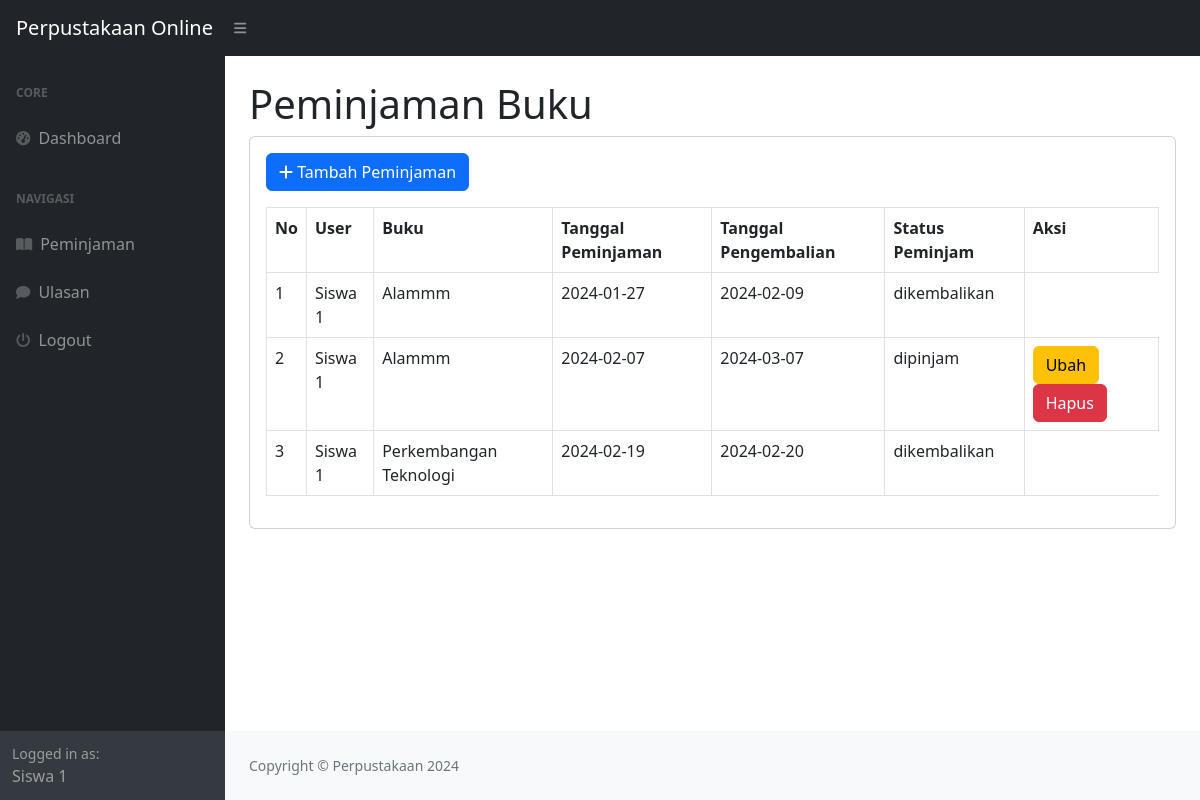
/index.php?page=peminjaman (signed in), run on the app's committed database.
### tables this page shows
CREATE TABLE `peminjaman` (
  `id_peminjaman` int(11) NOT NULL,
  `id_user` int(11) DEFAULT NULL,
  `id_buku` int(11) DEFAULT NULL,
  `tanggal_peminjaman` varchar(255) DEFAULT NULL,
  `tanggal_pengembalian` varchar(255) DEFAULT NULL,
  `status_peminjaman` enum('dipinjam','dikembalikan') DEFAULT NULL
);

CREATE TABLE `user` (
  `id_user` int(11) NOT NULL,
  `nama` varchar(255) DEFAULT NULL,
  `username` varchar(255) DEFAULT NULL,
  `password` varchar(255) DEFAULT NULL,
  `email` varchar(255) DEFAULT NULL,
  `alamat` text DEFAULT NULL,
  `no_telepon` varchar(255) DEFAULT NULL,
  `level` enum('admin','petugas','peminjam') DEFAULT NULL
);

CREATE TABLE `buku` (
  `id_buku` int(11) NOT NULL,
  `id_kategori` int(11) DEFAULT NULL,
  `judul` varchar(255) DEFAULT NULL,
  `penulis` varchar(255) DEFAULT NULL,
  `penerbit` varchar(255) DEFAULT NULL,
  `tahun_terbit` varchar(255) DEFAULT NULL,
  `deskripsi` text DEFAULT NULL
);

### peminjaman.php (the view)
<h1 class="mt-4">Peminjaman Buku</h1>
<div class="card">
    <div class="card-body">
<div class="row">
    <div class="col-md-12">
        <a href="?page=peminjaman_tambah" class="btn btn-primary"><i class="fa fa-plus"></i> Tambah Peminjaman</a>
        <table class="table table-bordered btn-sm mt-3" id="dataTable" width="100%" cellspacing="0">
            <tr>
                <th>No</th>
                <th>User</th>
                <th>Buku</th>
                <th>Tanggal Peminjaman</th>
                <th>Tanggal Pengembalian</th>
                <th>Status Peminjam</th>
                <th>Aksi</th>
            </tr>
            <?php
            $i = 1;
                $query = mysqli_query($koneksi, "SELECT*FROM peminjaman LEFT JOIN user on user.id_user = peminjaman.id_user LEFT JOIN buku on buku.id_buku = peminjaman.id_buku WHERE peminjaman.id_user=" . $_SESSION['user']['id_user']);
                while($data = mysqli_fetch_array($query)){
                    ?>
                    <tr>
                        <td><?php echo $i++; ?></td>
                        <td><?php echo $data['nama']; ?></td>
                        <td><?php echo $data['judul']; ?></td>
                        <td><?php echo $data['tanggal_peminjaman']; ?></td>
                        <td><?php echo $data['tanggal_pengembalian']; ?></td>
                        <td><?php echo $data['status_peminjaman']; ?></td>
                        <?php
                            if($data['status_peminjaman'] != 'dikembalikan'){
                        ?>
                        <td>
                            <a href="?page=peminjaman_ubah&&id=<?php echo $data['id_peminjaman']; ?>" class="btn btn-warning">Ubah</a>
                            <a onclick="return confirm('Apakah anda yakin menghapus data ini');" href="?page=peminjaman_hapus&&id=<?php echo $data['id_peminjaman']; ?>" class="btn btn-danger">Hapus</a>
                            <?php
                            }
                            ?>
                        </td>
                    </tr>
                    <?php
                }
                ?>
        </table>
    </div>
</div>
    </div>
</div>

### data on the page
peminjaman: id_user.nama "Siswa 1", id_buku.judul "Alammm", tanggal_peminjaman "2024-01-27", tanggal_pengembalian "2024-02-09", status_peminjaman "dikembalikan"
peminjaman: id_user.nama "Siswa 1", id_buku.judul "Alammm", tanggal_peminjaman "2024-02-07", tanggal_pengembalian "2024-03-07", status_peminjaman "dipinjam"
peminjaman: id_user.nama "Siswa 1", id_buku.judul "Perkembangan Teknologi", tanggal_peminjaman "2024-02-19", tanggal_pengembalian "2024-02-20", status_peminjaman "dikembalikan"

### other printed values
$_SESSION['user']['nama'] "Siswa 1"
